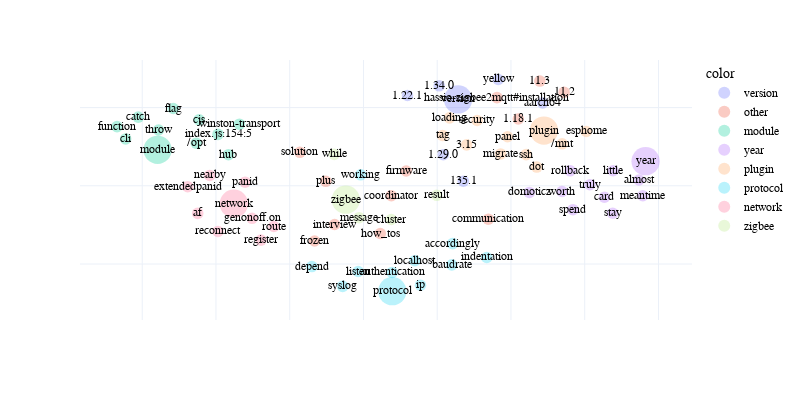

Here is the notebook cell this chart was saved with:
### Markdown cell above
Cambiando algunos parámetros se pueden obtener diferente representaciones, dependiendo del uso que se le desee dar.

### Code cell
_ = plot_embeddings(model, search, topn=10, show_all=False, labels=True, 
    algo='umap', n_neighbors=15, min_dist=10, spread=25, random_state=7)

### Figure 1 — Plotly figure (JSON) as saved in the notebook; plotly's stock layout.template omitted (floating-point values rounded to 4 significant figures)
{"data": [{"customdata": [["aarch64", 5, "aarch64", "version"], ["1.34.0", 5, "1.34.0", "version"], ["version", 30, "version", "version"], ["1.29.0", 5, "1.29.0", "version"], ["yellow", 5, "yellow", "version"], ["1.22.1", 5, "1.22.1", "version"], ["135.1", 5, "135.1", "version"]], "hovertemplate": "<b>%{hovertext}</b><br><br><extra></extra>", "hovertext": ["aarch64", "1.34.0", "version", "1.29.0", "yellow", "1.22.1", "135.1"], "legendgroup": "version", "marker": {"color": "#636efa", "line": {"width": 0}, "opacity": 0.3, "size": [5, 5, 30, 5, 5, 5, 5], "sizemode": "area", "sizeref": 0.075, "symbol": "circle"}, "mode": "markers+text", "name": "version", "orientation": "v", "showlegend": true, "text": ["aarch64", "1.34.0", "version", "1.29.0", "yellow", "1.22.1", "135.1"], "textposition": "middle center", "type": "scatter", "x": [48.6, 20.53, 25.66, 21.66, 36.55, 11.94, 27.08], "xaxis": "x", "y": [52.97, 63.91, 55.19, 19.82, 67.98, 57.72, 2.875], "yaxis": "y"}, {"customdata": [["coordinator", 5, "coordinator", "other"], ["hassio-zigbee2mqtt#installation", 5, "hassio-zigbee2mqtt#installation", "other"], ["communication", 5, "communication", "other"], ["interview", 5, "interview", "other"], ["11.3", 5, "11.3", "other"], ["11.2", 5, "11.2", "other"], ["frozen", 5, "frozen", "other"], ["solution", 5, "solution", "other"], ["plus", 5, "plus", "other"], ["firmware", 5, "firmware", "other"], ["how_tos", 5, "how_tos", "other"], ["1.18.1", 5, "1.18.1", "other"]], "hovertemplate": "<b>%{hovertext}</b><br><br><extra></extra>", "hovertext": ["coordinator", "hassio-zigbee2mqtt#installation", "communication", "interview", "11.3", "11.2", "frozen", "solution", "plus", "firmware", "how_tos", "1.18.1"], "legendgroup": "other", "marker": {"color": "#EF553B", "line": {"width": 0}, "opacity": 0.3, "size": [5, 5, 5, 5, 5, 5, 5, 5, 5, 5, 5, 5], "sizemode": "area", "sizeref": 0.075, "symbol": "circle"}, "mode": "markers+text", "name": "other", "orientation": "v", "showlegend": true, "text": ["coordinator", "hassio-zigbee2mqtt#installation", "communication", "interview", "11.3", "11.2", "frozen", "solution", "plus", "firmware", "how_tos", "1.18.1"], "textposition": "middle center", "type": "scatter", "x": [7.554, 36.21, 33.86, -7.821, 47.83, 54.41, -13.26, -17.25, -10.22, 11.58, 4.564, 41.99], "xaxis": "x", "y": [-6.338, 56.38, -21.33, -24.75, 66.94, 59.71, -35.27, 21.38, 2.87, 9.484, -30.51, 42.67], "yaxis": "y"}, {"customdata": [["module", 30, "module", "module"], ["function", 5, "function", "module"], ["catch", 5, "catch", "module"], ["flag", 5, "flag", "module"], ["/opt", 5, "/opt", "module"], ["cli", 5, "cli", "module"], ["cjs", 5, "cjs", "module"], ["throw", 5, "throw", "module"], ["hub", 5, "hub", "module"], ["index.js:154:5", 5, "index.js:154:5", "module"], ["winston-transport", 5, "winston-transport", "module"]], "hovertemplate": "<b>%{hovertext}</b><br><br><extra></extra>", "hovertext": ["module", "function", "catch", "flag", "/opt", "cli", "cjs", "throw", "hub", "index.js:154:5", "winston-transport"], "legendgroup": "module", "marker": {"color": "#00cc96", "line": {"width": 0}, "opacity": 0.3, "size": [30, 5, 5, 5, 5, 5, 5, 5, 5, 5, 5], "sizemode": "area", "sizeref": 0.075, "symbol": "circle"}, "mode": "markers+text", "name": "module", "orientation": "v", "showlegend": true, "text": ["module", "function", "catch", "flag", "/opt", "cli", "cjs", "throw", "hub", "index.js:154:5", "winston-transport"], "textposition": "middle center", "type": "scatter", "x": [-55.83, -66.83, -61.08, -51.58, -45.35, -64.49, -44.58, -55.58, -36.62, -39.44, -33.64], "xaxis": "x", "y": [23.0, 37.83, 43.9, 49.38, 27.23, 29.97, 42.15, 35.67, 19.9, 32.88, 39.39], "yaxis": "y"}, {"customdata": [["domoticz", 5, "domoticz", "year"], ["year", 30, "year", "year"], ["stay", 5, "stay", "year"], ["spend", 5, "spend", "year"], ["almost", 5, "almost", "year"], ["meantime", 5, "meantime", "year"], ["card", 5, "card", "year"], ["rollback", 5, "rollback", "year"], ["worth", 5, "worth", "year"], ["little", 5, "little", "year"], ["truly", 5, "truly", "year"]], "hovertemplate": "<b>%{hovertext}</b><br><br><extra></extra>", "hovertext": ["domoticz", "year", "stay", "spend", "almost", "meantime", "card", "rollback", "worth", "little", "truly"], "legendgroup": "year", "marker": {"color": "#ab63fa", "line": {"width": 0}, "opacity": 0.3, "size": [5, 30, 5, 5, 5, 5, 5, 5, 5, 5, 5], "sizemode": "area", "sizeref": 0.075, "symbol": "circle"}, "mode": "markers+text", "name": "year", "orientation": "v", "showlegend": true, "text": ["domoticz", "year", "stay", "spend", "almost", "meantime", "card", "rollback", "worth", "little", "truly"], "textposition": "middle center", "type": "scatter", "x": [44.98, 76.51, 67.59, 56.81, 74.71, 75.76, 65.34, 56.06, 53.84, 67.68, 61.41], "xaxis": "x", "y": [-4.25, 15.71, -17.53, -15.27, 3.702, -6.358, -7.274, 9.558, -3.671, 9.607, 0.6648], "yaxis": "y"}, {"customdata": [["security", 5, "security", "plugin"], ["tag", 5, "tag", "plugin"], ["esphome", 5, "esphome", "plugin"], ["dot", 5, "dot", "plugin"], ["panel", 5, "panel", "plugin"], ["/mnt", 5, "/mnt", "plugin"], ["3.15", 5, "3.15", "plugin"], ["loading", 5, "loading", "plugin"], ["plugin", 30, "plugin", "plugin"], ["migrate", 5, "migrate", "plugin"], ["ssh", 5, "ssh", "plugin"]], "hovertemplate": "<b>%{hovertext}</b><br><br><extra></extra>", "hovertext": ["security", "tag", "esphome", "dot", "panel", "/mnt", "3.15", "loading", "plugin", "migrate", "ssh"], "legendgroup": "plugin", "marker": {"color": "#FFA15A", "line": {"width": 0}, "opacity": 0.3, "size": [5, 5, 5, 5, 5, 5, 5, 5, 30, 5, 5], "sizemode": "area", "sizeref": 0.075, "symbol": "circle"}, "mode": "markers+text", "name": "plugin", "orientation": "v", "showlegend": true, "text": ["security", "tag", "esphome", "dot", "panel", "/mnt", "3.15", "loading", "plugin", "migrate", "ssh"], "textposition": "middle center", "type": "scatter", "x": [30.82, 21.44, 60.42, 47.0, 39.07, 53.88, 27.99, 23.34, 48.95, 37.19, 44.12], "xaxis": "x", "y": [41.76, 32.2, 34.72, 11.98, 31.33, 26.85, 26.15, 43.42, 35.3, 20.36, 19.92], "yaxis": "y"}, {"customdata": [["indentation", 5, "indentation", "protocol"], ["listen", 5, "listen", "protocol"], ["authentication", 5, "authentication", "protocol"], ["depend", 5, "depend", "protocol"], ["accordingly", 5, "accordingly", "protocol"], ["localhost", 5, "localhost", "protocol"], ["protocol", 30, "protocol", "protocol"], ["working", 5, "working", "protocol"], ["ip", 5, "ip", "protocol"], ["syslog", 5, "syslog", "protocol"], ["baudrate", 5, "baudrate", "protocol"]], "hovertemplate": "<b>%{hovertext}</b><br><br><extra></extra>", "hovertext": ["indentation", "listen", "authentication", "depend", "accordingly", "localhost", "protocol", "working", "ip", "syslog", "baudrate"], "legendgroup": "protocol", "marker": {"color": "#19d3f3", "line": {"width": 0}, "opacity": 0.3, "size": [5, 5, 5, 5, 5, 5, 30, 5, 5, 5, 5], "sizemode": "area", "sizeref": 0.075, "symbol": "circle"}, "mode": "markers+text", "name": "protocol", "orientation": "v", "showlegend": true, "text": ["indentation", "listen", "authentication", "depend", "accordingly", "localhost", "protocol", "working", "ip", "syslog", "baudrate"], "textposition": "middle center", "type": "scatter", "x": [33.44, -1.445, 7.776, -13.99, 24.17, 13.94, 7.818, -0.7582, 15.46, -5.638, 23.97], "xaxis": "x", "y": [-45.82, -54.8, -55.37, -51.65, -36.97, -47.87, -67.38, 7.01, -63.58, -64.31, -50.57], "yaxis": "y"}, {"customdata": [["register", 5, "register", "network"], ["network", 30, "network", "network"], ["af", 5, "af", "network"], ["extendedpanid", 5, "extendedpanid", "network"], ["reconnect", 5, "reconnect", "network"], ["genonoff.on", 5, "genonoff.on", "network"], ["nearby", 5, "nearby", "network"], ["panid", 5, "panid", "network"], ["route", 5, "route", "network"]], "hovertemplate": "<b>%{hovertext}</b><br><br><extra></extra>", "hovertext": ["register", "network", "af", "extendedpanid", "reconnect", "genonoff.on", "nearby", "panid", "route"], "legendgroup": "network", "marker": {"color": "#FF6692", "line": {"width": 0}, "opacity": 0.3, "size": [5, 30, 5, 5, 5, 5, 5, 5, 5], "sizemode": "area", "sizeref": 0.075, "symbol": "circle"}, "mode": "markers+text", "name": "network", "orientation": "v", "showlegend": true, "text": ["register", "network", "af", "extendedpanid", "reconnect", "genonoff.on", "nearby", "panid", "route"], "textposition": "middle center", "type": "scatter", "x": [-27.8, -35.15, -44.95, -47.67, -39.46, -30.2, -41.7, -32.1, -24.3], "xaxis": "x", "y": [-34.75, -11.45, -17.64, -0.5505, -29.16, -20.79, 6.617, 2.306, -26.04], "yaxis": "y"}, {"customdata": [["message", 5, "message", "zigbee"], ["zigbee", 30, "zigbee", "zigbee"], ["cluster", 5, "cluster", "zigbee"], ["result", 5, "result", "zigbee"], ["while", 5, "while", "zigbee"]], "hovertemplate": "<b>%{hovertext}</b><br><br><extra></extra>", "hovertext": ["message", "zigbee", "cluster", "result", "while"], "legendgroup": "zigbee", "marker": {"color": "#B6E880", "line": {"width": 0}, "opacity": 0.3, "size": [5, 30, 5, 5, 5], "sizemode": "area", "sizeref": 0.075, "symbol": "circle"}, "mode": "markers+text", "name": "zigbee", "orientation": "v", "showlegend": true, "text": ["message", "zigbee", "cluster", "result", "while"], "textposition": "middle center", "type": "scatter", "x": [-1.181, -4.785, 7.53, 19.87, -7.933], "xaxis": "x", "y": [-20.4, -8.903, -21.57, -6.097, 20.09], "yaxis": "y"}], "layout": {"font": {"color": "#000000", "family": "Franklin Gothic", "size": 12}, "height": 400, "legend": {"itemsizing": "constant", "title": {"text": "color"}, "tracegroupgap": 0}, "margin": {"t": 60}, "width": 800, "xaxis": {"anchor": "y", "domain": [0, 1], "showgrid": true, "showticklabels": false, "title": {"text": ""}, "visible": true, "zeroline": false}, "yaxis": {"anchor": "x", "domain": [0, 1], "showgrid": true, "showticklabels": false, "title": {"text": ""}, "visible": true, "zeroline": false}}}
